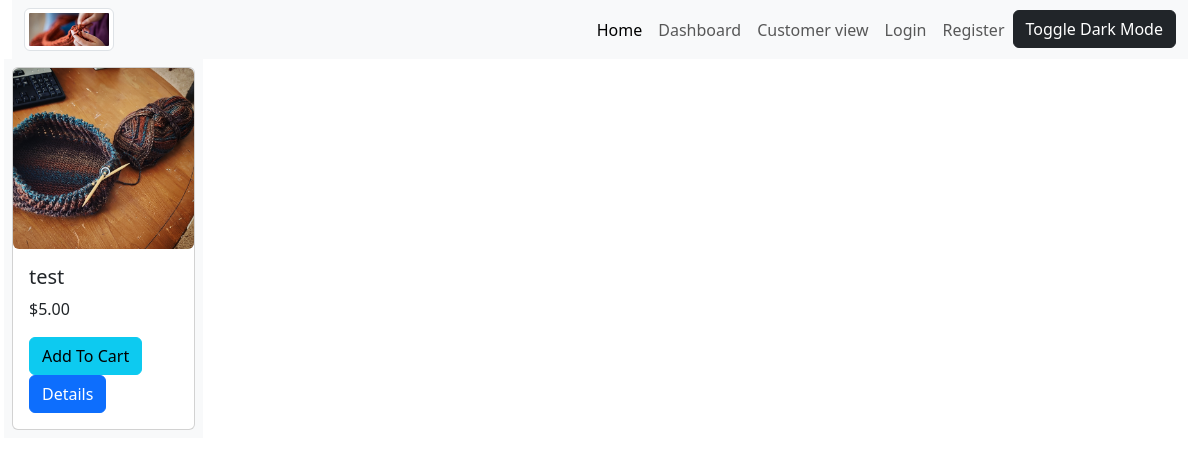
Screenshot of /products/ with the database file from the repository.
### fiberworks_app/models.py (models this page shows, shortened)
class Product(models.Model):
    CATEGORY = (
        ('hats', 'hats'),
        ('shawls', 'shawls'),
        ('blankets', 'blankets'),
        ('scarves', 'scarves'),
        ('other', 'other'),
    )
    name = models.CharField(max_length=100)
    price = models.DecimalField(max_digits=5, decimal_places=2)
    description = models.CharField(max_length=250, blank=True, null=True)
    category = models.CharField(max_length=20, default='hats', choices=CATEGORY)
    tags = models.ManyToManyField(Tag, blank=True)
    image = models.ImageField(blank=True, null=True)
    in_stock = models.BooleanField(default=False)
    on_homepage = models.BooleanField(default=False)
    def get_absolute_url(self):
        return reverse("product_details", kwargs={"pk": self.pk})

### fiberworks_app/views.py (the view)
# urls.py: path('products/', views.products, name='products'),
def products(request):
    products = Product.objects.filter(in_stock=True)
    return render(request, 'fiberworks_app/products.html', {'products': products, })

### fiberworks_app/templates/fiberworks_app/products.html
{% extends 'fiberworks_app/base_template.html' %}
{% block content %}
  <div class="container-fluid">
    <div class="row row-cols-2 row-cols-md-6 row-cols-lg-10 g-3">
      {% for product in products %}
        <div class="col bg-light text-bg-light p-2">
          <div class="card" >
            <img class="card-img-top img-fluid rounded thumbnail w-80 mx-auto"  src="{% if product.image %}{{ product.image.url }}{% else %}https://images.unsplash.com/photo-1544967919-44c1ef2f9e7a?auto=format&fit=crop&q=60&w=600&ixlib=rb-4.0.3&ixid=M3wxMjA3fDB8MHxzZWFyY2h8Nnx8a25pdHxlbnwwfHwwfHx8MA%3D%3D{% endif %}" alt="Card image" style="max-width: 100%;">
            <div class="card-body">
              <h5 class="card-title">{{ product.name }}</h5>
              <p class="card-text">${{ product.price }}</p>
              <a href="{% url 'index' %}" class="btn btn-info">Add To Cart</a>
              <a href="{{ product.get_absolute_url }}" class="btn btn-primary">Details</a>
            </div>
          </div>
        </div>
      {% empty %}
        <p>There are no products.</p>
      {% endfor %}
    </div>
  </div>
{% endblock %}

### rows the page displays
Product: image (picture), name "test", price "5.00"
